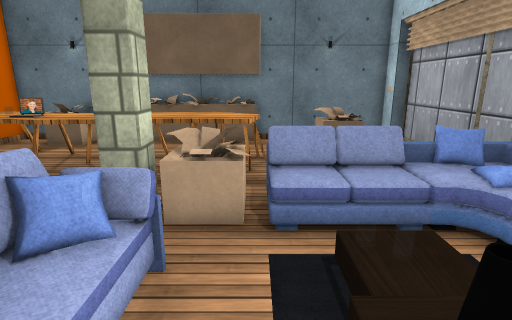
View 1 (above)

16 first-person views from a walk through a Unity game level. The camera is 1.5 m above the floor, tilts 14° down and sees 80° across. The floor is counted in squares, 0.5 m on a side. Each view is taken from the middle of a square. On the plan, view 1 faces up. The plan holds only what a view shows up to about 20 squares ahead; the rest is blank. The place goes on beyond the plan. The player character is not drawn. Door leaves are left out, so doorways stand open. Some surface patterns are stand-ins.

View 2
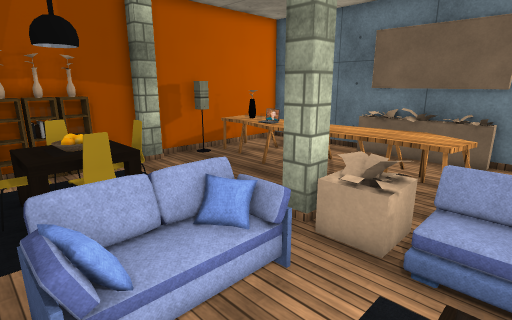

View 3
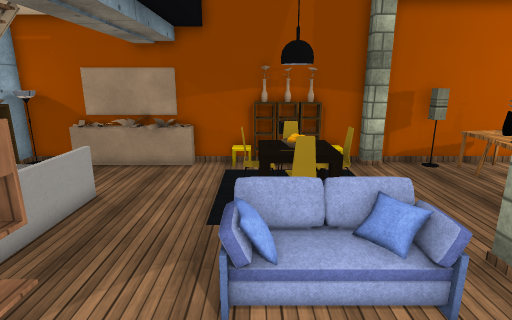

View 4
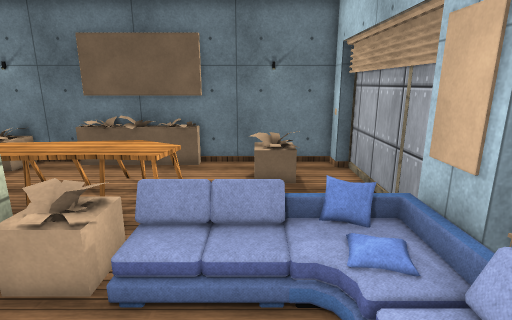

View 5
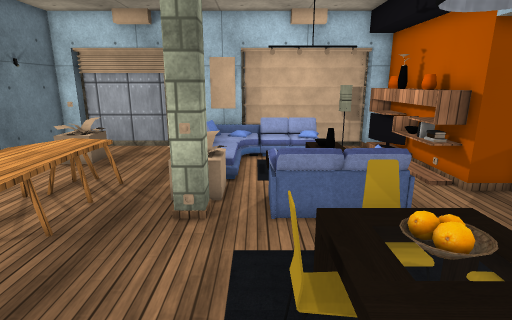

View 6
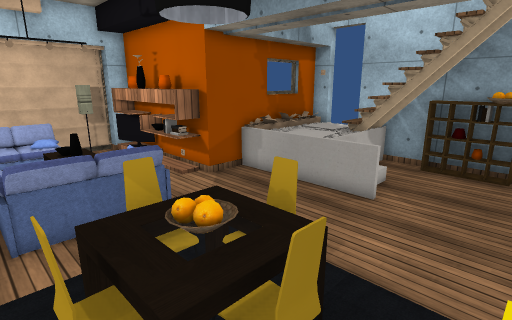

View 7
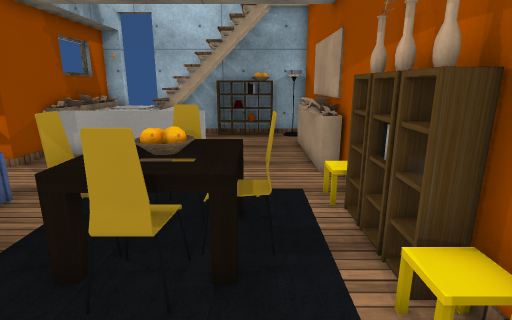

View 8
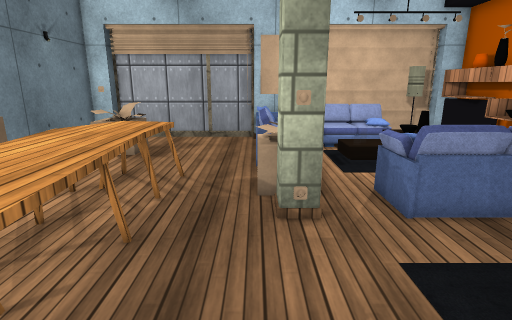

View 9
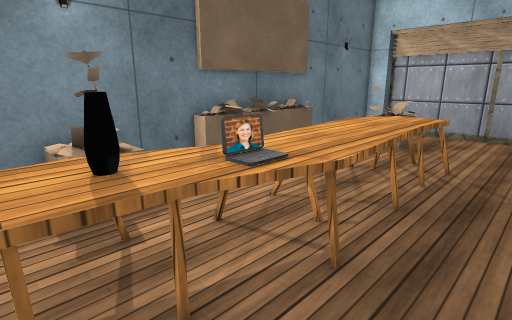

View 10
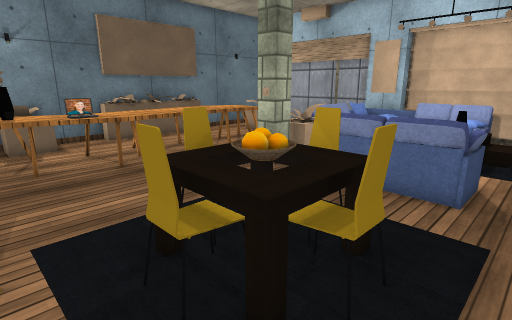

View 11
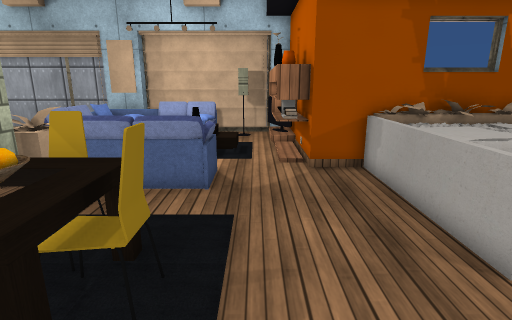

View 12
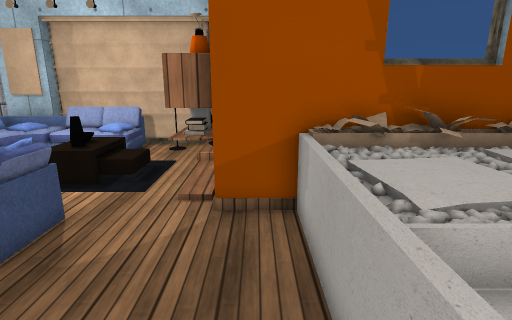

View 13
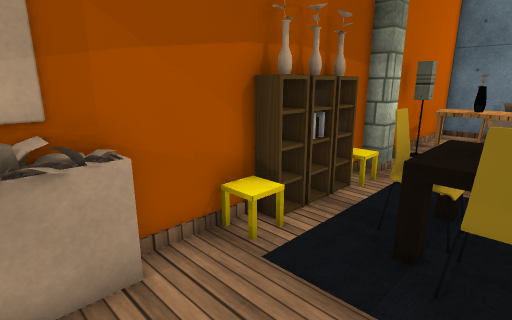

View 14
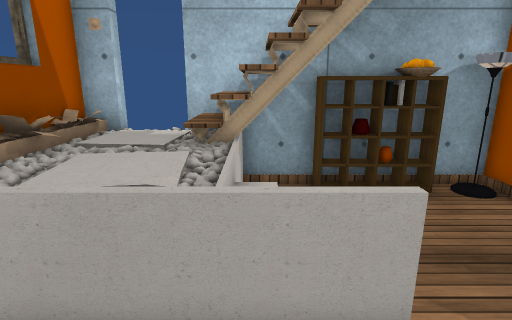

View 15
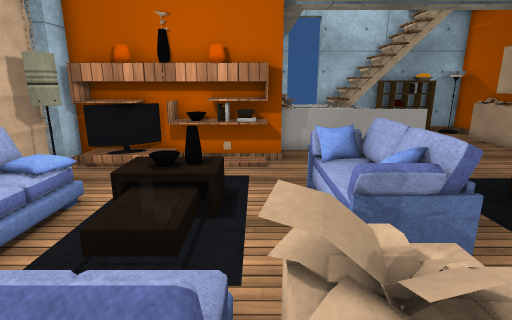

View 16
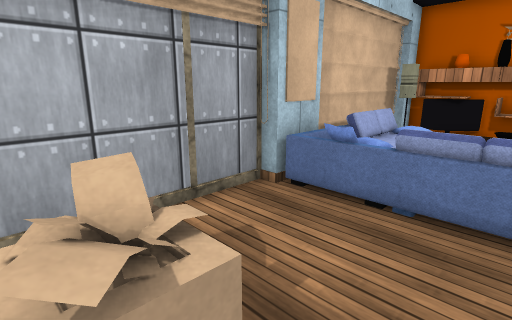

### Floor plan
Key: @ floor where view 1 was taken; # wall or solid block; . main floor; : floor 0.5 m higher than the main floor; + floor 0.75 m higher than the main floor; / step, stairs or slope; D open door; = window, fence, low wall or low ledge; ^ raised ledge; L laptop; S sofa; P pillow; I pillar; C chair; A vase; T table; N painting; B TV; R carpet; K rock; O other object.
Columns run from 13 left of view 1 to 8 right of it. Each row starts with its distance up from view 1.
 17 ########OOO##########
 16 #.OOO..OOOOOOO......##
 15 #..OO...........OOO..#
 14 # ==......==....OOO..#
 13 #^O^^^^^^^^^^...OOO..#
 12 #^O^LL^^^^^^^^.......#
 11 #^^^LL^^^^^^^^.......#
 10 ##...=...............#
  9 #....................#
  8 #..........OOSSSS.PS##
  7 II........IOOO     S#
  6 #..........OOO////+ ##
  5 #/.  C  ..SS......: ##
  4 AA.TCCT .SSS...O..: ##
  3 AO.CTTCC.SSO...O..: ##
  2 #O.CTTCC.SSO..ORRRPSS#
  1 #O.TCCT..SSP..RR/..S##
  0 #O...C....SS.@.//..###
 -1 #..................##
 -2 #O...........OOOOOOO#
 -3 OO..........##O##BO##
 -4 NO..........#
 -5 NO...====####
 -6 N#....OOO##KO
 -7 NO....OO  #KO
 -8 #O.....=K #KO
 -9 #.....##OK+#O
-10 ####OO.OO=+KO
-11   ##O####DDD#

Positions as (right, up) in squares from view 1, and headings:
1: (0, 0), facing up
2: (2, 0), facing up-left
3: (3, 1), facing left
4: (3, 1), facing up
5: (-12, 5), facing right
6: (-12, 5), facing down-right
7: (-10, 8), facing down
8: (-10, 8), facing right
9: (-12, 8), facing up-right
10: (-12, -1), facing up-right
11: (-12, -1), facing right
12: (-8, -4), facing right
13: (-8, -4), facing up-left
14: (-6, -2), facing down
15: (0, 9), facing down
16: (1, 15), facing down-right
